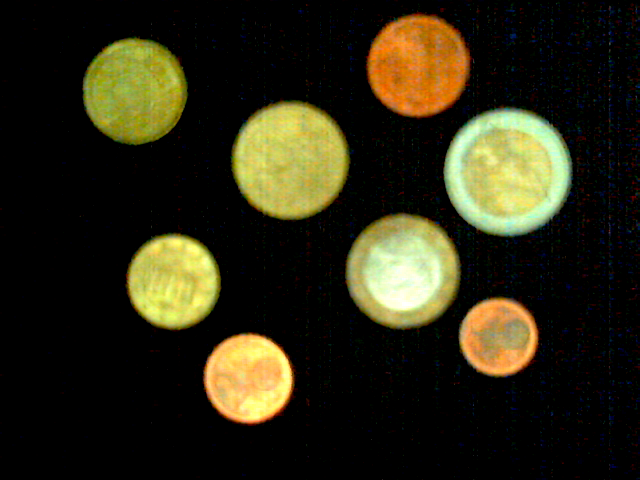
#> input picture image.png, 640 x 480 px
$ python -i coin_segmantation.py   (imports and definitions only)
#> lines starting #> are read from the running program, lines starting #| are printed output that depends on the picture; after the words box and inside, x2 and y2 are one past the last pixel; in counts of white or black regions, pixels touching at a corner belong together
#> further down, picture is the input picture: shape (480, 640, 3); mean B, G, R 21, 41.6, 45
from skimage import io
import numpy as np
from PIL import Image
import matplotlib.pyplot as plt
import image_preprocessing as ip
import cv2

def segment_coins(image):
    segmented_coins = sequential_labeling(image)
    return segmented_coins

# [164 lines left out: functions sequential_labeling, get_neighbors, calculateCircleWidth, getRectangleCoordinates, filter_none_coins, get_circle_in_rectangles, not called in this run]

def detect_circles(image):
    gray = cv2.cvtColor(image, cv2.COLOR_BGR2GRAY)
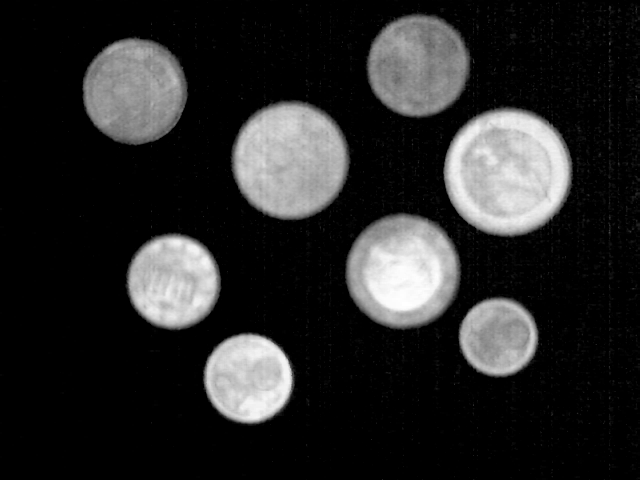
#> gray: shape (480, 640); min 0, max 255, mean 40.3
    gray = cv2.medianBlur(gray, 11)
    circles = cv2.HoughCircles(gray, cv2.HOUGH_GRADIENT, dp=1, minDist=20,
                               param1=50, param2=30, minRadius=5, maxRadius=100)
#> circles = 15 rows, first 8: [290.5, 159.5, 59], [134.5, 90.5, 52.4], [402.5, 271.5, 57.6], [416.5, 66.5, 49.9], [508.5, 172.5, 64.8], [247.5, 377.5, 43.6], [174.5, 282.5, 46.3], [497.5, 336.5, 39]

    if circles is not None:
        circles = np.round(circles[0, :]).astype(int)
#> circles = 15 rows, first 8: [290, 160, 59], [134, 90, 52], [402, 272, 58], [416, 66, 50], [508, 172, 65], [248, 378, 44], [174, 282, 46], [498, 336, 39]
        # Sort the circles in descending order of radius
        circles = sorted(circles, key=lambda x: x[2], reverse=True)
#> circles = [[508, 172, 65], [290, 160, 59], [402, 272, 58], [134, 90, 52], [416, 66, 50], [174, 282, 46], [490, 182, 45], [248, 378, 44], [528, 166, 44], [498, 154, 44], [520, 188, 42], [498, 336, 39], [416, 256, 38], [278, 142, 38], [390, 288, 36]]
        widths = []
        outer_circles = []

        for (x, y, r) in circles:
            # Check if the current circle is completely outside any existing outer circle
            is_outer_circle = True
            for (cx, cy, cr) in outer_circles:
                distance = np.sqrt((x - cx)**2 + (y - cy)**2)
                if distance + r <= cr:
                    is_outer_circle = False
                    break

            if is_outer_circle:
                # Calculate the width of the circle
                width = r * 2
                widths.append(width)

                # Draw the detected circle on the image
                cv2.circle(image, (x, y), r, (0, 255, 0), 2)
                outer_circles.append((x, y, r))
#> this loop made 15 passes
#> (x, y, r, width) on passes 1, 2, 3, 4, 5, 6, 7, 8, 12, 13, 14: (508, 172, 65, 130), (290, 160, 59, 118), (402, 272, 58, 116), (134, 90, 52, 104), (416, 66, 50, 100), (174, 282, 46, 92), (490, 182, 45, 90), (248, 378, 44, 88), (498, 336, 39, 78), (416, 256, 38, 76), (278, 142, 38, 76)
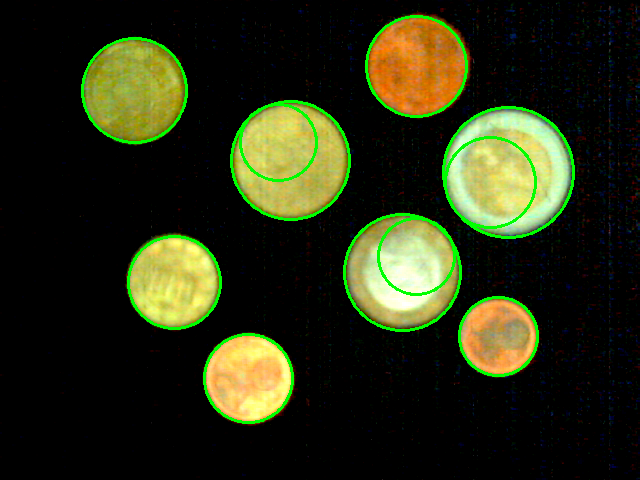
#> image: shape (480, 640, 3); 3.13% of pixels changed, all inside (x1, y1, x2, y2) = (81, 15, 575, 424)
#> after the loop, outer_circles = [(508, 172, 65), (290, 160, 59), (402, 272, 58), (134, 90, 52), (416, 66, 50), (174, 282, 46), (490, 182, 45), (248, 378, 44), (498, 336, 39), (416, 256, 38), (278, 142, 38)]; widths = [130, 118, 116, 104, 100, 92, 90, 88, 78, 76, 76]

        return image, widths

    return image, []

>>> import cv2
>>> picture = cv2.imread('image.png')
>>> result = detect_circles(picture)

$ run again, on coin2.png
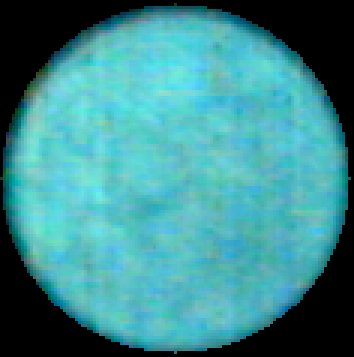
#> input picture coin2.png, 118 x 119 px (shown 3 times larger)
#> picture is the input picture: shape (119, 118, 3); mean B, G, R 143.1, 139.6, 61.9
#> in detect_circles, `gray = cv2.cvtColor(image, cv2.COLOR_BGR2GRAY)`:
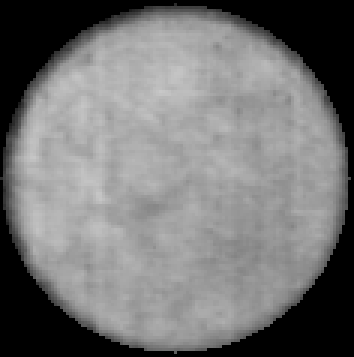
#> gray: shape (119, 118) (shown 3 times larger); min 0, max 200, mean 116.7
#> in detect_circles, `circles = cv2.HoughCircles(gray, cv2.HOUGH_GRADIENT, dp=1, minDist=20,..`: circles = [[58.5, 59.5, 57.5]]
#> in detect_circles, `circles = np.round(circles[0, :]).astype(int)`: circles = [[58, 60, 58]]
#> the loop in detect_circles, `for (x, y, r) in circles:` made 1 pass
#> (x, y, r, width) on pass 1: (58, 60, 58, 116)
#> after the loop in detect_circles, `for (x, y, r) in circles:`:
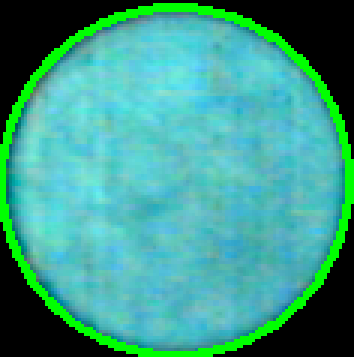
#> image: shape (119, 118, 3) (shown 3 times larger); 7.58% of pixels changed, all inside (x1, y1, x2, y2) = (0, 1, 118, 119)
#> after the loop in detect_circles, `for (x, y, r) in circles:`: outer_circles = [(58, 60, 58)]; widths = [116]
